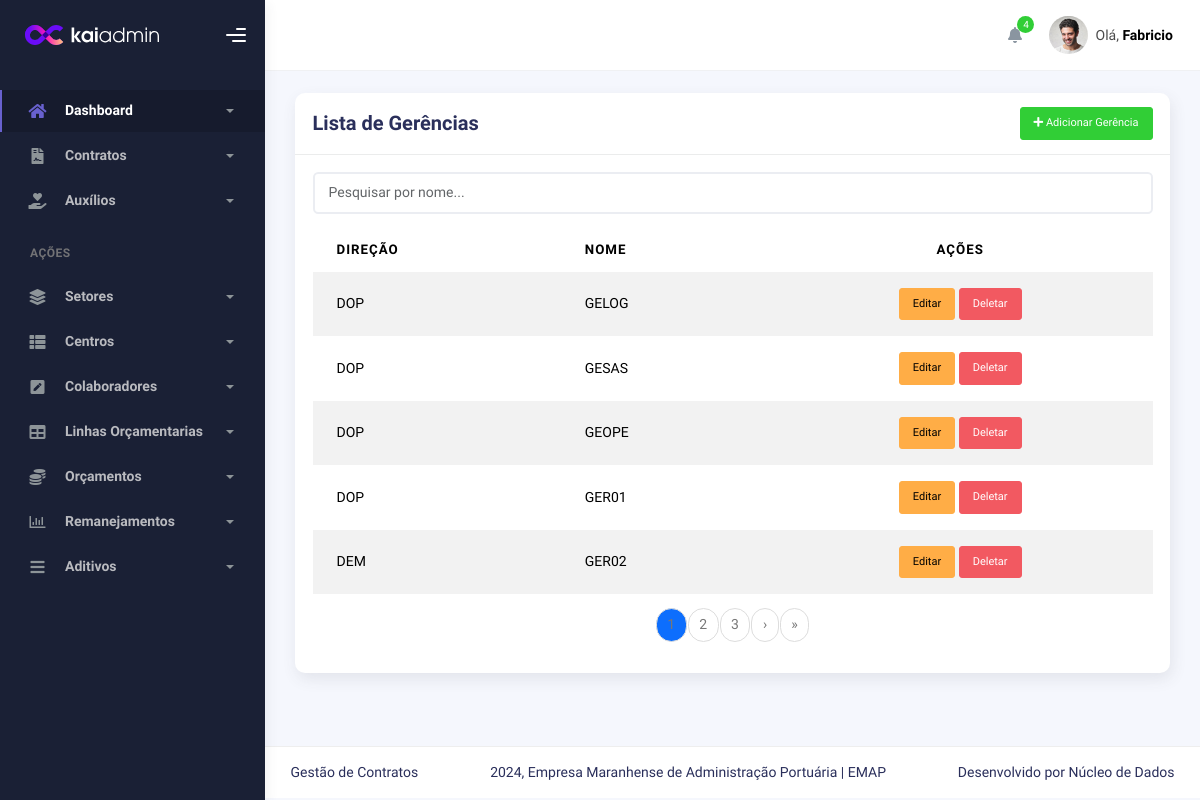
Screenshot of /contratos/listargerencias/ with the database file from the repository.
### contract/models.py (models this page shows, shortened)
class Gerencia(models.Model):
    nome = models.CharField(max_length=100,unique=True)
    direcao = models.ForeignKey(Direcao, on_delete=models.CASCADE, related_name='gerencias')
    class Meta:
        verbose_name = 'Gerência'
        verbose_name_plural = 'Gerências'
        unique_together = ('direcao','nome')

class Direcao(models.Model):
    nome = models.CharField(max_length=100,unique=True)
    class Meta:
        verbose_name = 'Direção'
        verbose_name_plural = 'Direções'

### contract/views.py (the view)
# urls.py: path('listargerencias/', GerenciaListView.as_view(), name='gerencia_list'),
class GerenciaListView(ListView):
    model = Gerencia
    template_name = 'setores/gerencia_list.html'
    context_object_name = 'gerencias'
    paginate_by = 5
    def get_queryset(self):
        query = self.request.GET.get('search')
        if query:
            return Gerencia.objects.filter(nome__icontains=query)
        return Gerencia.objects.all()

### contract/templates/setores/gerencia_list.html (shortened to what this page needs)
{% extends 'index.html' %}
{% block 'conteudo' %}
<div class="container">
    <div class="page-inner">
        <div class="row">
            <div class="col-md-12">
                <div class="card">
                    <div class="card-header d-flex justify-content-between align-items-center">
                        <h4 class="card-title">Lista de Gerências</h4>
                        <a href="{% url 'gerencia_create' %}" class="btn btn-success btn-sm">
                            <i class="fas fa-plus"></i> Adicionar Gerência
                        </a>
                    </div>
                    <div class="card-body">
                        <div class="input-group mb-3">
                            <input type="text" id="searchInput" class="form-control" placeholder="Pesquisar por nome...">
                        </div>
                        <table class="table table-striped">
                            <thead>
                                <tr>
                                    <th>Direção</th>
                                    <th>Nome</th>
                                    <th class="text-center">Ações</th>
                                </tr>
                            </thead>
                            <tbody id="gerenciaTable">
                                {% for gerencia in page_obj %}
                                <tr>
                                    <td>{{ gerencia.direcao.nome }}</td>
                                    <td>{{ gerencia.nome }}</td>
                                    <td class="text-center">
                                        <a href="{% url 'gerencia_update' gerencia.pk %}" class="btn btn-warning btn-sm">Editar</a>
                                        <a href="{% url 'gerencia_delete' gerencia.pk %}" class="btn btn-danger btn-sm">Deletar</a>
                                    </td>
                                </tr>
                                {% empty %}
                                <tr>
                                    <td colspan="3" class="text-center">Nenhuma gerência encontrada.</td>
                                </tr>
                                {% endfor %}
                            </tbody>
                        </table>
                        <nav>
                            <ul class="pagination justify-content-center">
                                {% for num in page_obj.paginator.page_range %}
                                    {% if page_obj.number == num %}
                                        <li class="page-item active"><span class="page-link">{{ num }}</span></li>
                                    {% elif num > page_obj.number|add:'-3' and num < page_obj.number|add:'3' %}
                                        <li class="page-item"><a class="page-link" href="?page={{ num }}">{{ num }}</a></li>
                                    {% endif %}
                                {% endfor %}
                                {% if page_obj.has_next %}
                                <li class="page-item">
                                    <a class="page-link" href="?page={{ page_obj.next_page_number }}" aria-label="Próximo">
                                        <span aria-hidden="true">&rsaquo;</span>
                                    </a>
                                </li>
                                <li class="page-item">
                                    <a class="page-link" href="?page={{ page_obj.paginator.num_pages }}" aria-label="Último">
                                        <span aria-hidden="true">&raquo;</span>
                                    </a>
                                </li>
                                {% endif %}
                            </ul>
                        </nav>
                    </div>
                </div>
            </div>
        </div>
    </div>
</div>
{% endblock %}

### rows the page displays
Gerencia: direcao.nome "DOP", nome "GELOG"
Gerencia: direcao.nome "DOP", nome "GESAS"
Gerencia: direcao.nome "DOP", nome "GEOPE"
Gerencia: direcao.nome "DOP", nome "GER01"
Gerencia: direcao.nome "DEM", nome "GER02"

### other values shown
{{ num }} "1"
{{ num }} "2" "3"
